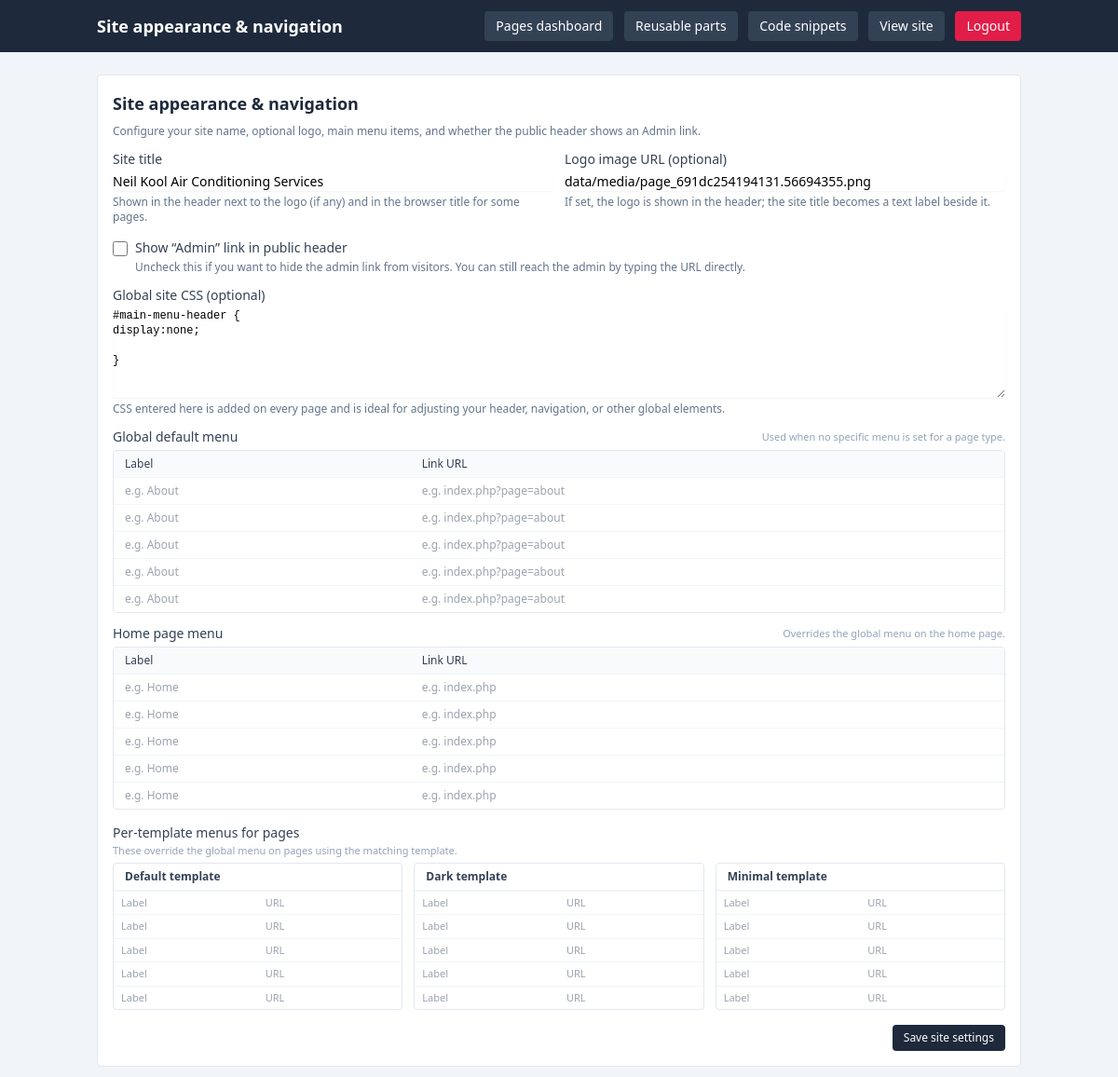
/site_settings.php (signed in), run on an earlier commit of the app's database.
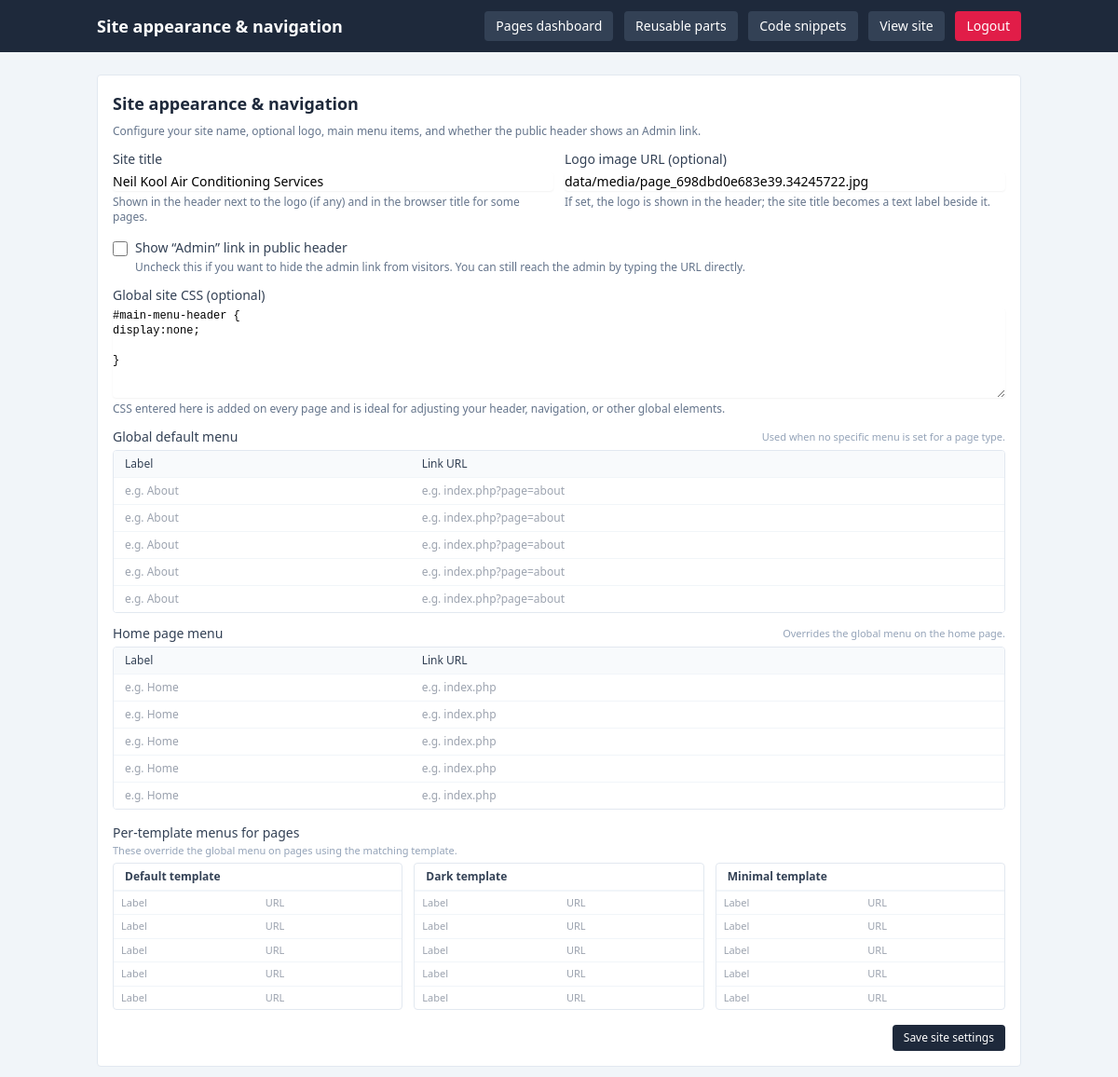
And on a later commit of the database.
### tables this page shows
CREATE TABLE settings (
        name TEXT PRIMARY KEY,
        value TEXT NOT NULL
    );

### config.php (called while the page is built, shortened)
<?php
function get_db(): PDO
{
    static $db = null;
    if ($db instanceof PDO) {
        return $db;
    }
    try {
        $db = new PDO('sqlite:' . DB_FILE);
        $db->setAttribute(PDO::ATTR_ERRMODE, PDO::ERRMODE_EXCEPTION);
        $db->setAttribute(PDO::ATTR_DEFAULT_FETCH_MODE, PDO::FETCH_ASSOC);
    } catch (PDOException $e) {
        die('Database connection failed: ' . htmlspecialchars($e->getMessage(), ENT_QUOTES, 'UTF-8'));
    }
    return $db;
}
function get_setting(string $name, ?string $default = null): ?string
{
    $db = get_db();
    $stmt = $db->prepare('SELECT value FROM settings WHERE name = :name LIMIT 1');
    $stmt->execute([':name' => $name]);
    $row = $stmt->fetch(PDO::FETCH_ASSOC);
    if ($row && array_key_exists('value', $row)) {
        return $row['value'];
    }
    return $default;
}

### site_settings.php (the view, shortened to what the changed rows need)
<?php
$site_logo_url = get_setting('site_logo_url', '');
?>
<!DOCTYPE html>
<html lang="en">
<head>
    <script src="https://cdn.tailwindcss.com"></script>
</head>
<body class="bg-slate-100 min-h-screen">
<header class="bg-slate-800 text-white">
    <div class="max-w-5xl mx-auto px-4 py-3 flex items-center justify-between">
        <h1 class="text-lg font-semibold">Site appearance &amp; navigation</h1>
    </div>
</header>
<main class="max-w-5xl mx-auto px-4 py-6">
    <section class="rounded border border-slate-200 bg-white p-4">
        <h2 class="text-lg font-semibold text-slate-800 mb-2">Site appearance &amp; navigation</h2>
        <form method="post" action="site_settings.php" class="b64-form space-y-3">
            <div class="grid gap-3 md:grid-cols-2">
                <div>
                    <label for="site_logo_url" class="block text-sm font-medium text-slate-700">Logo image URL (optional)</label>
                    <input type="text" id="site_logo_url" name="site_logo_url"
                           class="mt-1 block w-full rounded border-slate-300 shadow-sm focus:border-blue-500 focus:ring-blue-500 text-sm"
                           placeholder="https://example.com/logo.png"
                           value="<?php echo htmlspecialchars($site_logo_url, ENT_QUOTES, 'UTF-8'); ?>">
                    <p class="mt-1 text-xs text-slate-500">If set, the logo is shown in the header; the site title becomes a text label beside it.</p>
                </div>
            </div>
            <div class="space-y-3">
                <div>
                    <div class="overflow-hidden rounded border border-slate-200">
                        <table class="min-w-full text-xs bg-slate-50/50">
                            <thead>
                            <tr class="bg-slate-50 text-left text-slate-700">
                                <th class="px-3 py-1.5 font-medium w-1/3">Label</th>
                                <th class="px-3 py-1.5 font-medium">Link URL</th>
                            </tr>
                            </thead>
                        </table>
                    </div>
                </div>
                <div>
                    <div class="overflow-hidden rounded border border-slate-200">
                        <table class="min-w-full text-xs bg-slate-50/50">
                            <thead>
                            <tr class="bg-slate-50 text-left text-slate-700">
                                <th class="px-3 py-1.5 font-medium w-1/3">Label</th>
                                <th class="px-3 py-1.5 font-medium">Link URL</th>
                            </tr>
                            </thead>
                        </table>
                    </div>
                </div>
            </div>
        </form>
    </section>
</main>
</body>
</html>

What changed in the data, as far as the page shows it:
changed settings: site_logo_url "data/media/page_691dc254194131.56694355.png" → "data/media/page_698dbd0e683e39.34245722.jpg"
